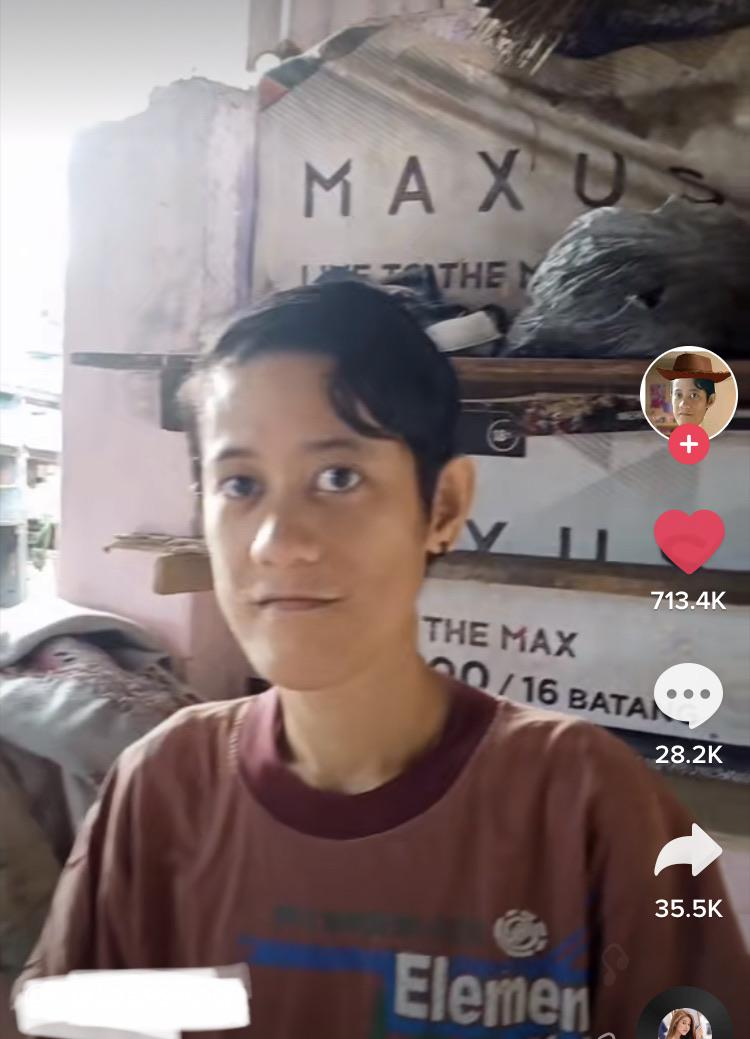
#> input picture Resources/Photos/Woody.jpg, 750 x 1039 px, found by its file name
$ python transformations.py
#> lines starting #> are read from the running program, lines starting #| are printed output that depends on the picture
import cv2 as cv
import numpy as np
from google.colab.patches import cv2_imshow

# Correcting the file path to the mounted Google Drive directory
img = cv.imread('/content/drive/MyDrive/IT QM/Resources/Photos/Woody.jpg')
#> img is the input picture: shape (1039, 750, 3); mean B, G, R 115.4, 116.4, 130.9

if img is None:
    print("Error: Could not load image. Please verify the file path.")
else:
    print("Original Image:")
    cv2_imshow(img)

    # Translation
    def translate(img, x, y):
#> called with x = -100, y = 100
        transMat = np.float32([[1,0,x],[0,1,y]])
        dimensions = (img.shape[1], img.shape[0])
#> dimensions = (750, 1039)
        return cv.warpAffine(img, transMat, dimensions)
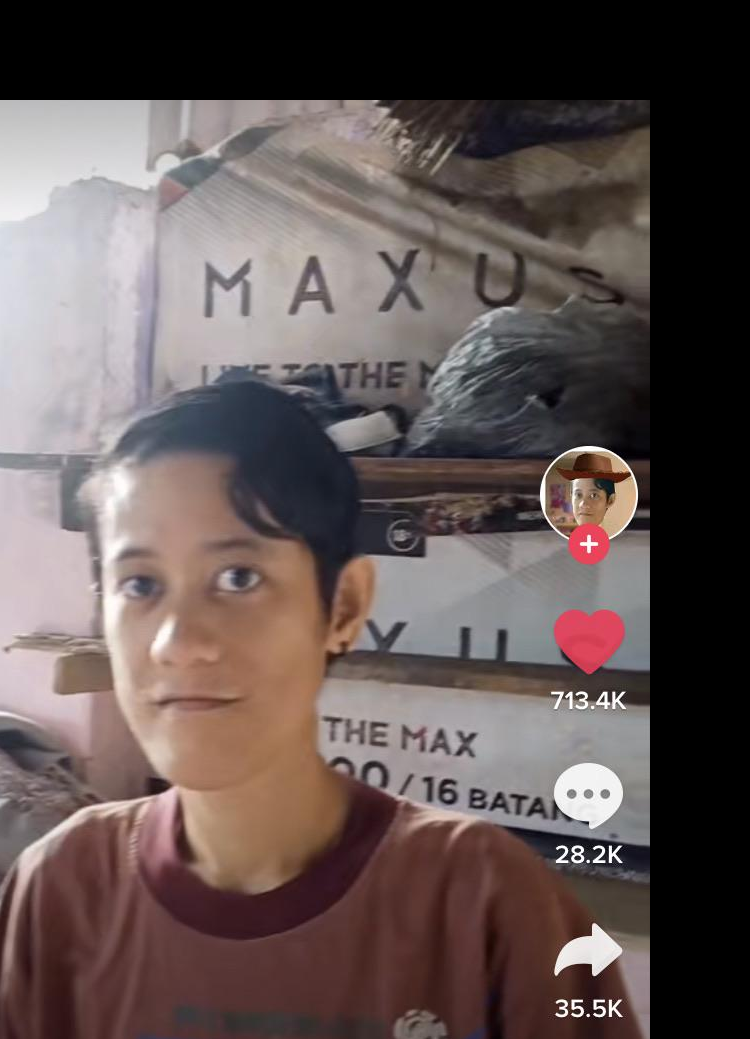
#> returned value: shape (1039, 750, 3); mean of channels 0, 1, 2 84.2, 85.7, 98.5; drawn as B, G, R

    # -x --> Left
    # -y --> Up
    # x --> Right
    # y --> Down

    translated = translate(img, -100, 100)
    print("Translated Image:")
    cv2_imshow(translated)

    # Rotation
    def rotate(img, angle, rotPoint=None):
#> called with angle = -45
        (height,width) = img.shape[:2]
#> height = 1039; width = 750

        if rotPoint is None:
            rotPoint = (width//2,height//2)
#> rotPoint = (375, 519)

        rotMat = cv.getRotationMatrix2D(rotPoint, angle, 1.0)
        dimensions = (width,height)
#> dimensions = (750, 1039)

        return cv.warpAffine(img, rotMat, dimensions)
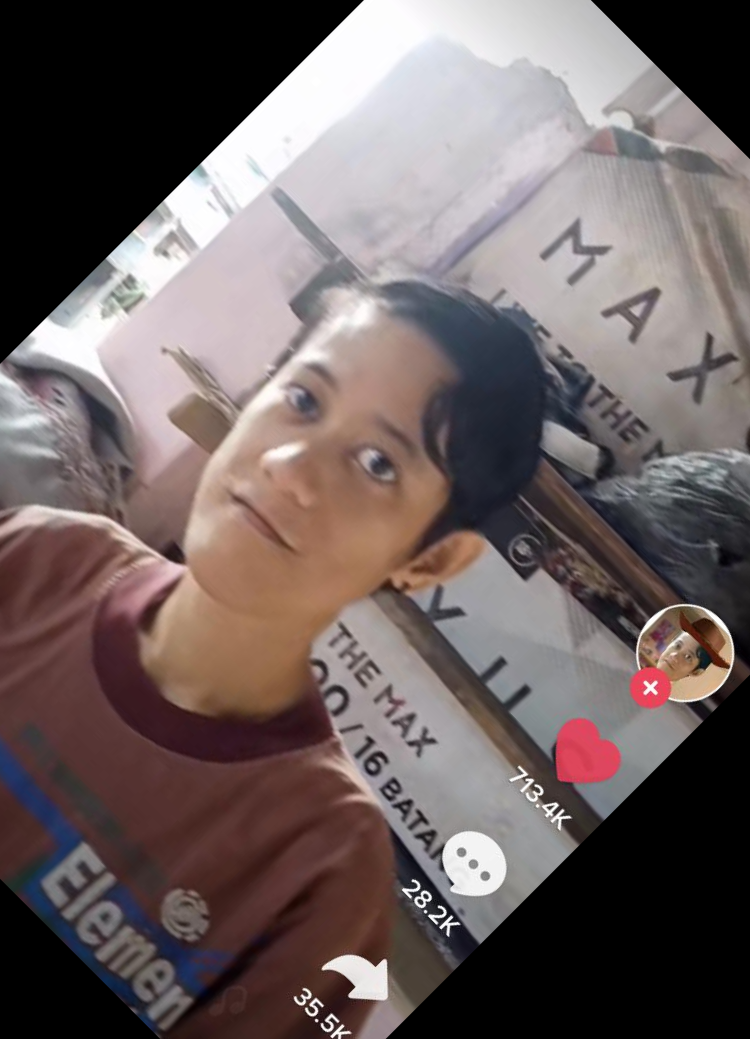
#> returned value: shape (1039, 750, 3); mean of channels 0, 1, 2 96.7, 97.2, 109.3; drawn as B, G, R

    rotated = rotate(img, -45)
    print("Rotated Image (-45 deg):")
    cv2_imshow(rotated)

    rotated_rotated = rotate(img, -90)
#> call 2 of rotate, with angle = -90
#> in rotate (call 2), `return cv.warpAffine(img, rotMat, dimensions)`:
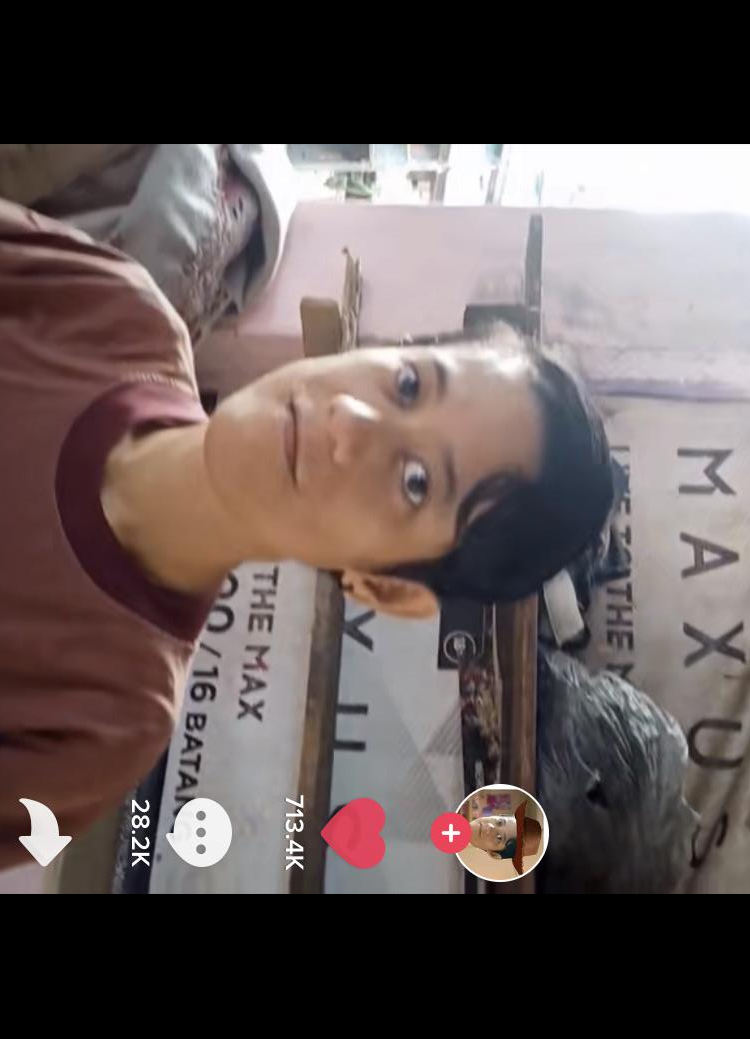
#> returned value: shape (1039, 750, 3); mean of channels 0, 1, 2 85, 86, 97.5; drawn as B, G, R
    print("Rotated Image (-90 deg):")
    cv2_imshow(rotated_rotated)

    # Resizing
    resized = cv.resize(img, (500,500), interpolation=cv.INTER_CUBIC)
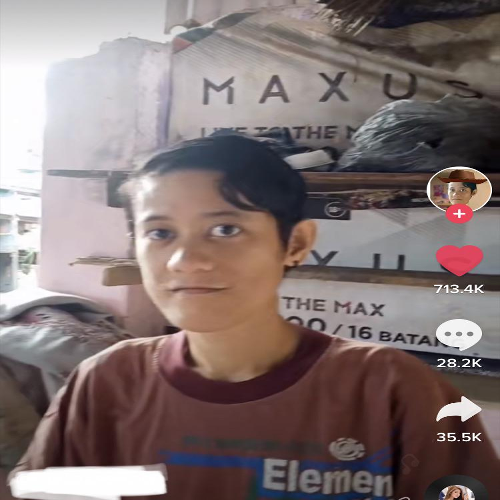
#> resized: shape (500, 500, 3); mean B, G, R 115.4, 116.4, 130.8
    print("Resized Image:")
    cv2_imshow(resized)

    # Flipping
    flip = cv.flip(img, -1)
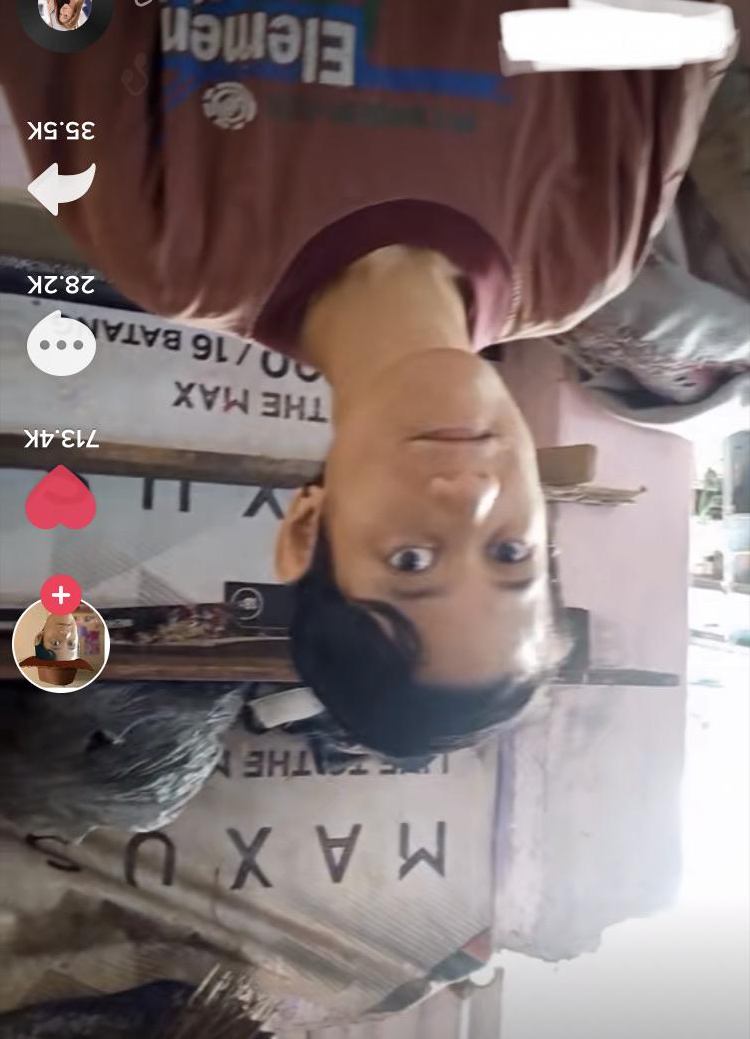
#> flip: shape (1039, 750, 3); mean B, G, R 115.4, 116.4, 130.9
    print("Flipped Image:")
    cv2_imshow(flip)

    # Cropping
    cropped = img[200:400, 300:400]
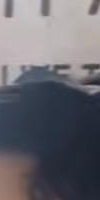
#> cropped: shape (200, 100, 3); mean B, G, R 109.7, 102.4, 103.3
    print("Cropped Image:")
    cv2_imshow(cropped)
